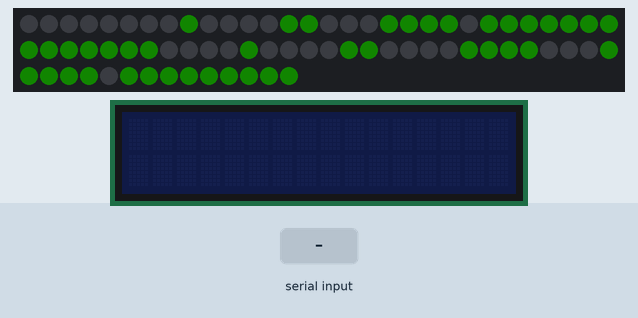
This sketch was run on a simulated Arduino Uno, built with avr-gcc and run on an emulated ATmega328P. Parts: 74 RGB LEDs in strip order, left to right, continuing on the next row, 16×2 character LCD. The inputs (shaded band) are chosen by the test bench. Dim RGB values are drawn brighter than linear; what the sketch prints to the serial monitor is not drawn.

Above: at 1.2 s.
1.3 s: "1" received over Serial
At 2.31 s:
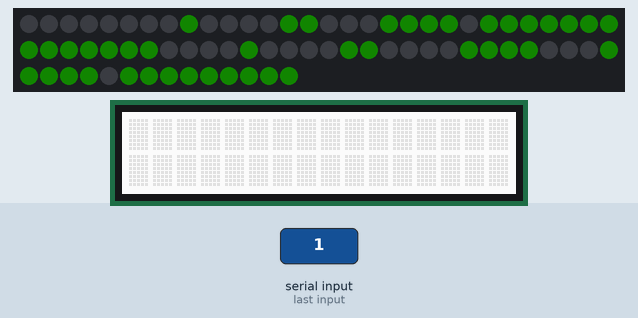
At 3.5 s:
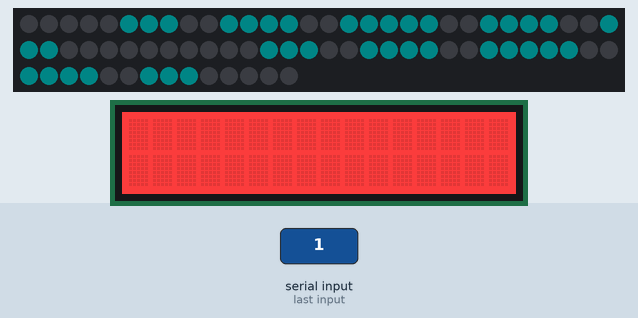
3.8 s: "happy" received over Serial
Timing chart, 0 to 6.8 s (numbered marks = the images above; inputs shaded):
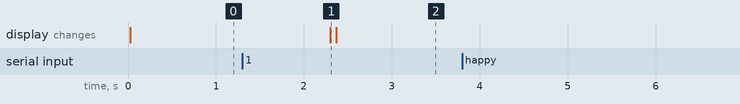

Measured:
- after the input at 1.3 s, the display: changes after 1.0 s (image 1)
- after the input at 3.8 s, every drawn part: stays the same

The sketch:

simple_json_read.ino
```cpp
#include <ArduinoJson.h>
#include "rgb_lcd.h"
#include <Adafruit_NeoPixel.h>

#define LED_PIN       4
#define NUMPIXELS    74

Adafruit_NeoPixel pixels(NUMPIXELS, LED_PIN);
int LED_BRIGHTNESS = 8;  // 0-255

enum Emotion {NEUTRAL, HAPPY, ANGRY, SAD};
Emotion emotion = SAD;

long timer1;

rgb_lcd lcd;

byte neutral[] = {
  B0000,
  B01110,
  B011110,
  B0111110,
  B011110,
  B01110,
  B0000
};

byte happy[] = {
  B1111,
  B11111,
  B111111,
  B1100011,
  B000000,
  B00000,
  B0000
};

byte angry[] = {
  B0000,
  B10000,
  B110000,
  B1111000,
  B111110,
  B11111,
  B1111
};

byte sad[] = {
  B0000,
  B00001,
  B000011,
  B0001111,
  B011111,
  B11111,
  B1111
};

void setup() {
  // put your setup code here, to run once:
  Serial.begin(115200);

  // Initialize the leds
  pixels.begin();
}

void loop() {
  // put your main code here, to run repeatedly:

  // Ever 20 milliseconds, update the servos
  if (millis() - timer1 >= 20){
    timer1 = millis();
    run_emotions();
  }

  DynamicJsonDocument jsonData(1024);

  while(Serial.available()){
    // Read the incoming JSON data
    DeserializationError error = deserializeJson(jsonData, Serial);

    if (error) {
      Serial.print("Error parsing JSON: ");
      Serial.println(error.c_str());
    }

    else {
      // Successfully parsed JSON, now you can access its elements
      const char* static_value = jsonData["static"];


      int dynamic_value = jsonData["dynamic"];

      Serial.print("Received static: ");
      Serial.println(static_value);

      lcd.begin(16, 2);  // Initialize the LCD with 16 columns and 2 rows
      lcd.setRGB(255, 0, 0);  // Set the backlight color (red in this case)
      lcd.setCursor(0, 0);  // Set the cursor to the top-left corner
      lcd.print(static_value);  // Print the first line
      // lcd.setCursor(0, 1);  // Set the cursor to the second line
      // lcd.print(dynamic_value);

       if (strcmp(static_value, "happy") == 0) {
        emotion = HAPPY;  // Update the global 'emotion' variable
      } else if (strcmp(static_value, "angry") == 0) {
        emotion = ANGRY;  // Update the global 'emotion' variable
      } else if (strcmp(static_value, "sad") == 0) {
        emotion = SAD;  // Update the global 'emotion' variable
      } else {
        emotion = NEUTRAL;  // Update the global 'emotion' variable
      }
    }
  }
}

void run_emotions(){
  pixels.clear();

  switch (emotion) {
    case NEUTRAL:
      display_eyes(neutral, 125);
      break;

    case HAPPY:
      display_eyes(happy, 80);
      break;

    case SAD:
      display_eyes(sad, 80);
      break;

    case ANGRY:
      display_eyes(angry,100);
      break;
  }

  pixels.show();
}

void display_eyes(byte arr[], int hue){
   display_eye(arr, hue, true);
   display_eye(arr, hue, false);
}

void display_eye(byte arr[], int hue, bool left) {
  // We will draw a circle on the display
  // It is a hexagonal matrix, which means we have to do some math to know where each pixel is on the screen

  int rows[] = {4, 5, 6, 7, 6, 5, 4};      // The matrix has 4, 5, 6, 7, 6, 5, 4 rows.
  int NUM_COLUMNS = 7;                     // There are 7 columns
  int index = (left) ? 0 : 37;             // If we draw the left eye, we have to add an offset of 37 (4+5+6+7+6+5+4)
  for (int i = 0; i < NUM_COLUMNS; i++) {
    for (int j = 0; j < rows[i]; j++) {
      int brightness = LED_BRIGHTNESS * bitRead(arr[i], (left) ? rows[i] - 1 - j : j);
      pixels.setPixelColor(index, pixels.ColorHSV(hue * 256, 255, brightness));
      index ++;
    }
  }
}
```
